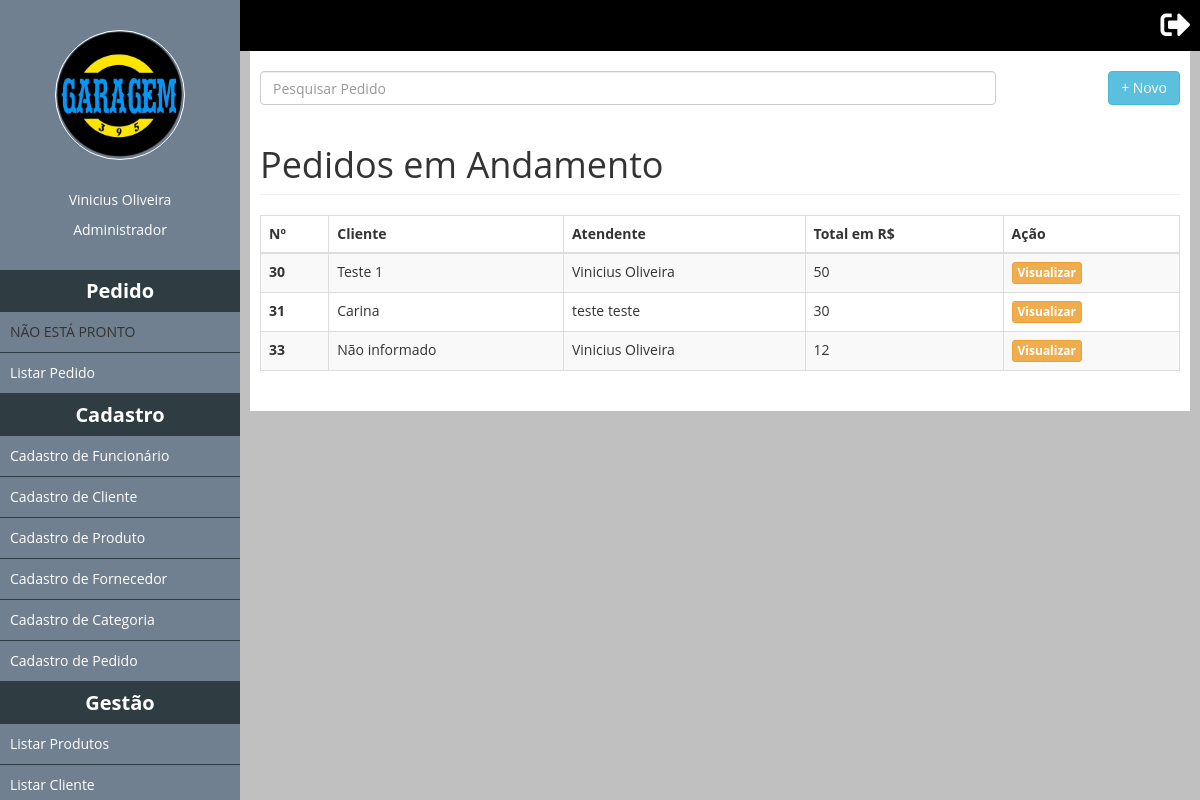
The app's page /ListaPedidos (signed in), older data.
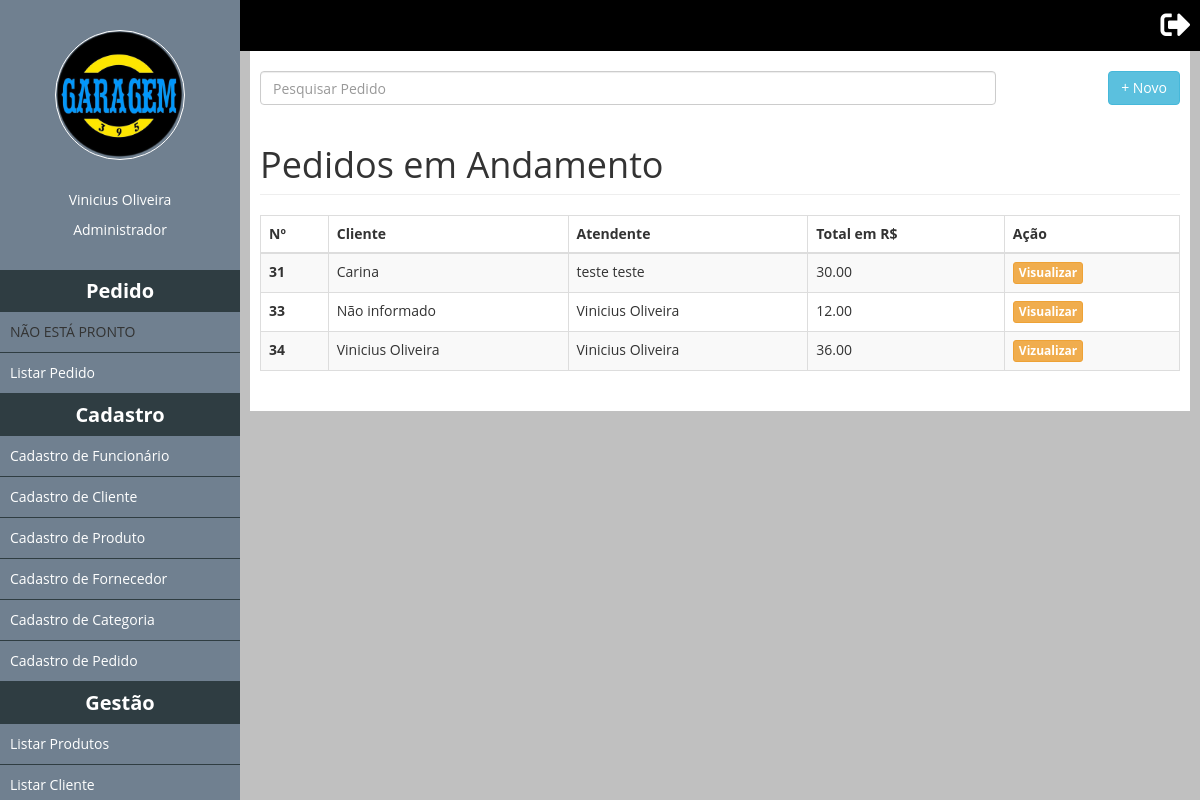
The same page, newer data.
### tables this page shows
CREATE TABLE `tb_pedido` (
  `idpedido` int(11) NOT NULL,
  `cliente` varchar(200) DEFAULT 'Não informado',
  `id_funcionario` int(11) NOT NULL,
  `status` char(1) NOT NULL,
  `clienteCad` bit(1) NOT NULL,
  `total` decimal(10,2) NOT NULL
);

CREATE TABLE `tb_funcionario` (
  `idfuncionario` int(11) NOT NULL,
  `cpf` char(14) NOT NULL,
  `nome` varchar(255) NOT NULL,
  `id_cargo` int(11) NOT NULL,
  `sobrenome` varchar(250) NOT NULL,
  `email` varchar(255) NOT NULL,
  `senha` varchar(100) NOT NULL,
  `status` tinyint(1) NOT NULL
);

### classes/Mysql.php (called while the page is built)
<?php
	class Mysql
	{
		private static $pdo;
		public static function conectar(){
			if(self::$pdo == null){
				try{
					self::$pdo = new PDO('mysql:host='.HOST.';dbname='.DATABASE,USER,PASSWORD,array(PDO::MYSQL_ATTR_INIT_COMMAND => 'SET NAMES utf8'));
					self::$pdo->setAttribute(PDO::ATTR_ERRMODE,PDO::ERRMODE_EXCEPTION);
				}catch(Exception $e){
					echo '<h2>Erro ao conectar.</h2>';
				}
			}
			return self::$pdo;
		}
	}
?>

### pages/ListaPedidos.php (the view, shortened to what this page needs)
<input id="pesquisaSlide" class="form-control left" placeholder="Pesquisar Pedido" />
<a href="<?php echo INCLUDE_PATH;?>CadastroPedido"><button type="button" class="btn btn-info right">+ Novo</button></a>
<h1 class="page-header">Pedidos em Andamento</h1>
			  <div class="table-responsive">
			    <table class="table table-striped table-bordered table-hover" id="list-thumbs">
			      	<thead>
				        <tr>
				          	<th>Nº</th>
				          	<th>Cliente</th>
				          	<th>Atendente</th>
				          	<th>Total em R$</th>
				          	<th>Ação</th>
				        </tr>
			      	</thead>
			      	<tbody>
			  			<?php
			  				$pedido = MySql::conectar()->prepare("
			  					SELECT idpedido, cliente,clienteCad, nome, sobrenome, tb_pedido.status, total, PA.id_cliente
			  					FROM `tb_pedido`
			  					INNER JOIN tb_aux_pedido PA
			  					ON PA.id_pedido = tb_pedido.idpedido
			  					INNER JOIN `tb_funcionario`
			  					ON id_funcionario = idfuncionario
			  					WHERE tb_pedido.status != 'F' AND tb_pedido.status != 'C' AND tb_pedido.status != 'R'
			  				");
			  				$pedido->execute();
			  				$pedido = $pedido->fetchAll();
			  				foreach ($pedido as $key => $value):
			  			?>
			        <tr>
			          <th><?php echo $value['idpedido'];?></th>
			          <td><?php echo $value['cliente'];?></td>
			          <td><?php echo $value['nome'].' '.$value['sobrenome'];?></td>
			          <td><?php echo $value['total'];?></td>
			          <td>
			          	<?php if($value['clienteCad'] == 1){ ?>
			            <a href="<?php echo INCLUDE_PATH;?>UpdatePedido?pedido=<?php echo $value['idpedido'];?>&id=<?php echo $value['id_cliente'];?>"><button class="btn btn-warning btn-xs" title="Alterar" data-toggle="modal" data-target="#myModal" type="submit">
			              		<strong>Vizualizar</strong>
			            </button>
			            </a>
			        <?php } else {?>
			            <a href="<?php echo INCLUDE_PATH;?>Comanda?pedido=<?php echo $value['idpedido'];?>"><button class="btn btn-warning btn-xs" title="Alterar" data-toggle="modal" data-target="#myModal" type="submit">
			              		<strong>Visualizar</strong>
			            </button>
			        	</a>
			        <?php }?>
			          </td>
			        </tr>
			        <?php endforeach;?>
			      </tbody>
			    </table>
			</div>
    	</div>
	</div>
</div>

Row changes from the older to the newer data that the page shows:
no longer on this page (row edited): tb_pedido: idpedido "30", cliente "Teste 1", id_funcionario.nome "Vinicius", id_funcionario.sobrenome "Oliveira", total "50"
computed for tb_pedido "Carina": total "30" → "30.00"
computed for tb_pedido "Não informado": total "12" → "12.00"
now on this page (row edited): tb_pedido: idpedido "34", cliente "Vinicius Oliveira", id_funcionario.nome "Vinicius", id_funcionario.sobrenome "Oliveira", total "36.00"
